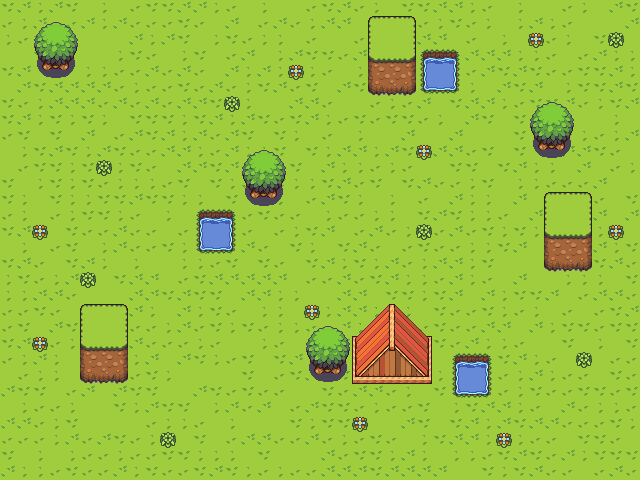

The image is a tile-based game level rendered from a .tmx file. Its description and source (layers, tilesets, objects; grid data summarised) follow:
An orthogonal 40x30 tile map with 16x16 px tiles, 3 tile layers (Background, Terrain, Trees).

<map version="1.10" tiledversion="1.10.2" orientation="orthogonal" renderorder="right-down" width="40" height="30" tilewidth="16" tileheight="16" infinite="0" nextlayerid="4" nextobjectid="1">
 <tileset firstgid="1" name="tileset" tilewidth="16" tileheight="16" tilecount="2112" columns="33">
  <image source="tileset.png" trans="000000" width="528" height="1024" />
 </tileset>
 <layer id="1" name="Background" width="40" height="30">
  <data>[1200 cells, 1200 non-empty, 5 distinct tile ids]</data>
 </layer>
 <layer id="2" name="Terrain" width="40" height="30">
  <data>[1200 cells, 97 non-empty, 49 distinct tile ids]</data>
 </layer>
 <layer id="3" name="Trees" width="40" height="30">
  <data>[1200 cells, 64 non-empty, 14 distinct tile ids]</data>
 </layer>
</map>
